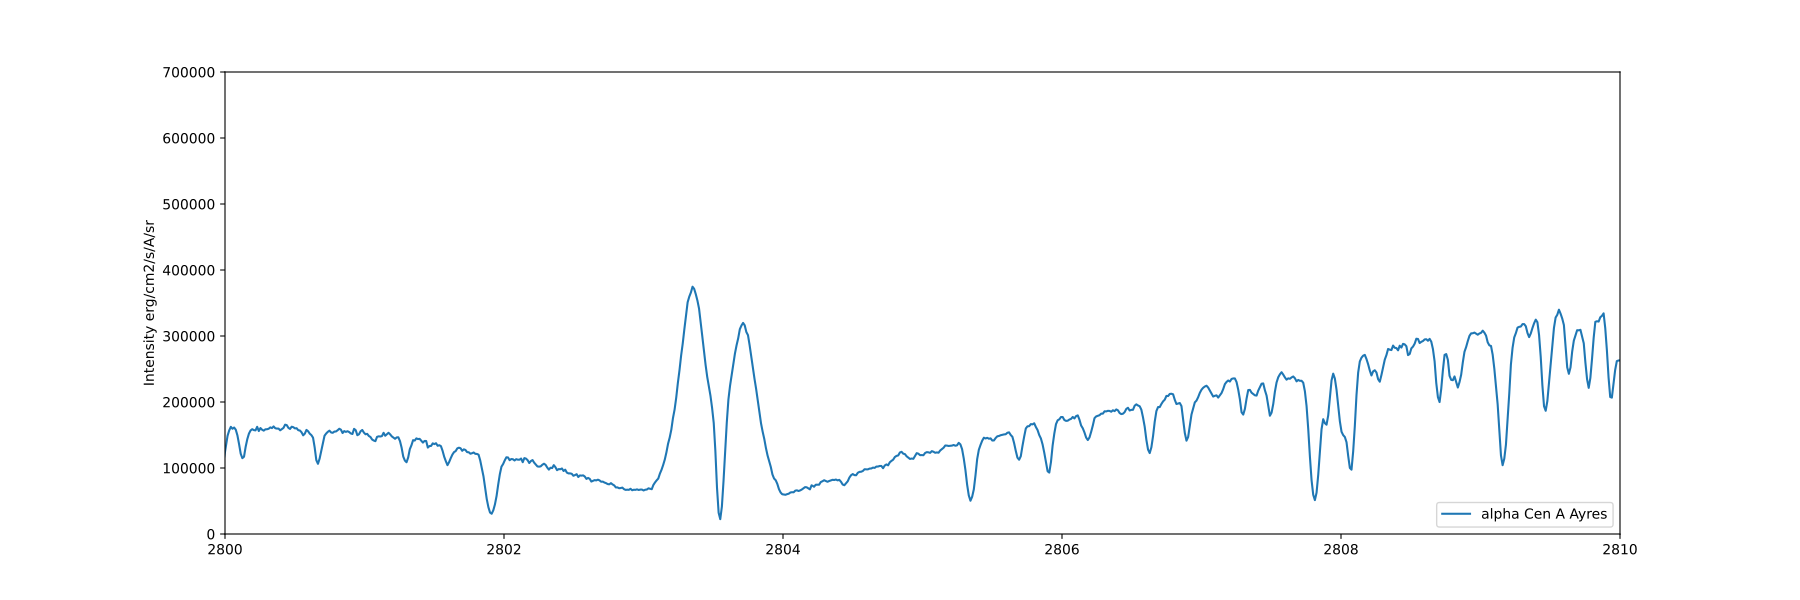

Write the Python code that produced this figure.

####################################################################################################
#
# Main subprograms for dipperpy package
#
####################################################################################################
import numpy as np
from matplotlib import pyplot as plt
from collections import defaultdict
from astropy.io import fits
from astropy.io import ascii
import os
#
import dipperpy as dp
#
####################################################################################################
#
# MAIN 
####################################################################################################
#
# here are global variables, i.e. with global scope
#
print("DIAGNOSTIC PACKAGE IN PYTHON (dipperpy)")
print('Global variables all are of the kind dipperpy_XXX                                          ')
print('       where  XXX is, e.g., regime, approx, dbdir')
print()
dipperpy_regime=0
dipperpy_approx=0
dipall_init = dp.dipall()
dipperpy_dbdir= dipall_init.dipperpy_dbdir
#
np.set_printoptions(precision=2)
plt.rcParams["figure.figsize"] = (18,6)
#
#
print()
print('Reading UV spectrum of Alpha Centauri')
file=dipperpy_dbdir + os.path.sep + 'alphacena.fits'
hdul=fits.open(file)
data = hdul[1].data # assuming the first extension is a table
data=data[0]

cols = hdul[1].columns
cols.info()

w=data['WAVE']
f=data['FLUX']
e=data['ERROR']
dq=data['DQ']
r=data['RESOL']
phip=8.5  # milli arcsec
f*=1.7e17/phip/phip/dp.dipall.pi

rv=-21.4 * 1.e5
w -= rv/dp.dipall.cc * w
print(dp.dipall.cc/1.e10)
#w=dp.convl(w)
plt.plot(w,f,label='alpha Cen A Ayres')

####################################################################################################
file=dipperpy_dbdir+ os.path.sep + '78tnth83.dat'
d=ascii.read(file, guess=False, format='basic')
w=d['wave']
f=d['flux']
e=dp.dipall.hh*dp.dipall.cc*1.e8/w
f*=215.*215.*e/dp.dipall.pi

dw = w-dp.dipall.convl(w)

#plt.plot(w+dw,f,label='Sun Anderson/Hall')
####################################################################################################

# Alfred:
#274.488 vacuum
#
plt.xlim(2800,2810)
#plt.xlim(2585,2635)
#plt.xlim(1330,1340)
plt.ylim(0,.7e6)
plt.ylabel('Intensity erg/cm2/s/A/sr')
plt.legend(loc='lower right')


####################################################################################################
atomN = 26
ionN = 2
boundonly=True
diprd_init=dp.diprd(atomN,ionN,boundonly, dipperpy_regime=dipperpy_regime, dipperpy_approx=dipperpy_approx)
diprd_init.redatom(lowestn=True)
bb=diprd_init.bbdata(ionN)
x=diprd_init.specid()
#
plt.savefig('demo2.pdf')
plt.show()

####################################################################################################
